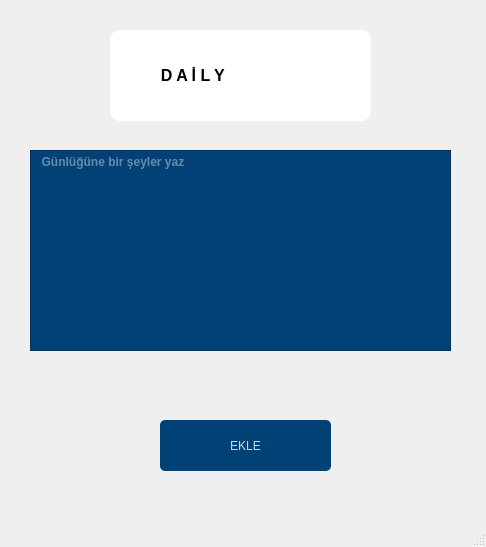
<?xml version="1.0" encoding="UTF-8"?>
<ui version="4.0">
 <class>MainWindow</class>
 <widget class="QMainWindow" name="MainWindow">
  <property name="geometry">
   <rect>
    <x>0</x>
    <y>0</y>
    <width>486</width>
    <height>547</height>
   </rect>
  </property>
  <property name="windowTitle">
   <string>MainWindow</string>
  </property>
  <property name="styleSheet">
   <string notr="true">QPushButton#add{
background-color:rgba(2,65,118,255);
color:rgba(255,255,255,200);
border-radius:5px;
}
QPushButton#add:pressed{
padding-left:5px;
padding-top:5px;
background-color:rgba(2,65,118,100);
background-position:calc(100% - 10px)cener;
}
QPushButton#add:hover{
background-color:rgba(2,65,118,200);
}

QTextEdit#text{
background-color:rgba(2,65,118,255);
color:rgba(255,255,255,200);
}</string>
  </property>
  <widget class="QWidget" name="centralwidget">
   <widget class="QTextEdit" name="text">
    <property name="geometry">
     <rect>
      <x>30</x>
      <y>150</y>
      <width>421</width>
      <height>201</height>
     </rect>
    </property>
    <property name="font">
     <font>
      <weight>75</weight>
      <bold>true</bold>
     </font>
    </property>
    <property name="styleSheet">
     <string notr="true"/>
    </property>
    <property name="placeholderText">
     <string>  Günlüğüne bir şeyler yaz</string>
    </property>
   </widget>
   <widget class="QPushButton" name="add">
    <property name="geometry">
     <rect>
      <x>160</x>
      <y>420</y>
      <width>171</width>
      <height>51</height>
     </rect>
    </property>
    <property name="text">
     <string>EKLE</string>
    </property>
   </widget>
   <widget class="QLabel" name="label">
    <property name="geometry">
     <rect>
      <x>50</x>
      <y>50</y>
      <width>381</width>
      <height>50</height>
     </rect>
    </property>
    <property name="font">
     <font>
      <pointsize>12</pointsize>
      <weight>75</weight>
      <bold>true</bold>
     </font>
    </property>
    <property name="styleSheet">
     <string notr="true">background-color:rgbargb(255, 255, 255);</string>
    </property>
    <property name="text">
     <string>                         D A İ L Y</string>
    </property>
   </widget>
   <widget class="QLabel" name="label_2">
    <property name="geometry">
     <rect>
      <x>110</x>
      <y>30</y>
      <width>261</width>
      <height>91</height>
     </rect>
    </property>
    <property name="font">
     <font>
      <pointsize>8</pointsize>
      <weight>50</weight>
      <bold>false</bold>
     </font>
    </property>
    <property name="styleSheet">
     <string notr="true">background-color:rgba(255, 255, 255);
border-radius:10px;
</string>
    </property>
    <property name="text">
     <string/>
    </property>
   </widget>
   <zorder>label_2</zorder>
   <zorder>text</zorder>
   <zorder>add</zorder>
   <zorder>label</zorder>
  </widget>
  <widget class="QMenuBar" name="menubar">
   <property name="geometry">
    <rect>
     <x>0</x>
     <y>0</y>
     <width>486</width>
     <height>26</height>
    </rect>
   </property>
  </widget>
  <widget class="QStatusBar" name="statusbar"/>
 </widget>
 <resources/>
 <connections/>
</ui>
